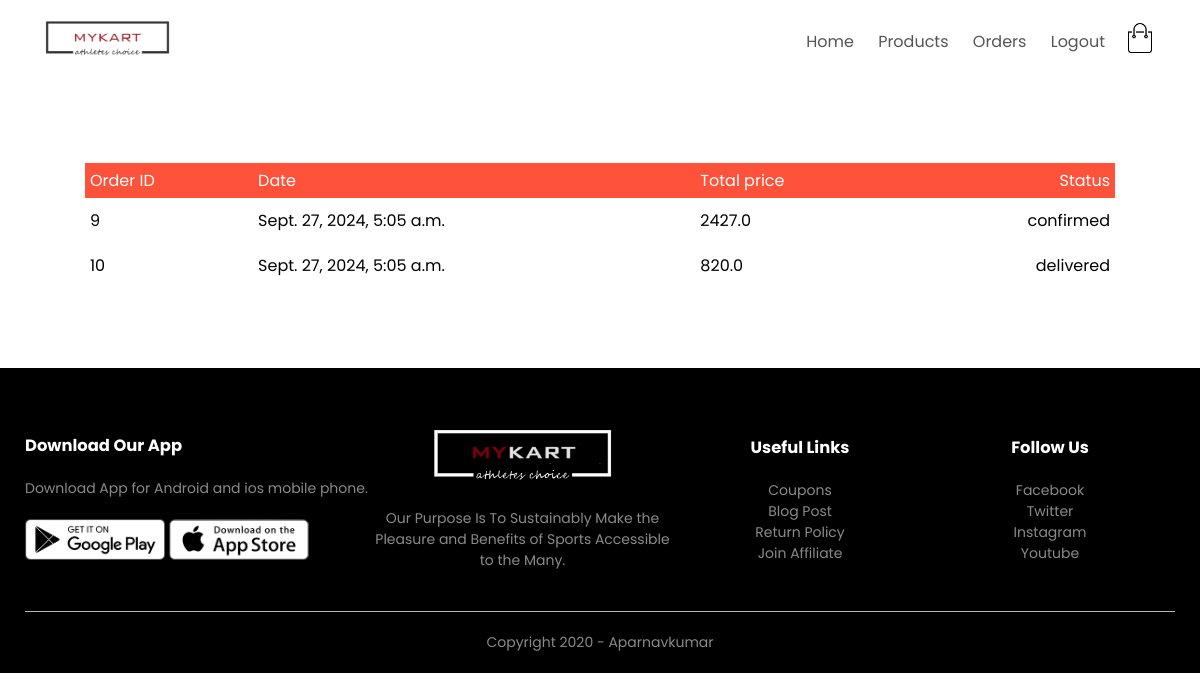
/orders (signed in), run on the app's committed database.
### orders/models.py (models this page shows, shortened)
class Order(models.Model):
    LIVE = 1
    DELETE = 0
    DELETE_CHOICES = ((LIVE, 'Live'), (DELETE, 'Delete'))
    CART_STAGE = 0
    ORDER_CONFIRMED = 1
    ORDER_PROCESSED = 2
    ORDER_DELIVERED = 3
    ORDER_REJECTED = 4
    STATUS_CHOICE = ((ORDER_CONFIRMED, "ORDER_CONFIRMED"),
                     (ORDER_DELIVERED, "ORDER_DELIVERED"),
                     (ORDER_REJECTED, "ORDER_REJECTED"),
                     )
    order_status = models.IntegerField(choices=STATUS_CHOICE, default=CART_STAGE)
    total_price = models.FloatField(default=0)
    owner = models.ForeignKey(Customer, on_delete=models.SET_NULL, null=True, related_name='orders')
    delete_status = models.IntegerField(choices=DELETE_CHOICES, default=LIVE)
    created_at = models.DateTimeField(auto_now_add=True)
    updated_at = models.DateTimeField(auto_now=True)

### orders/views.py (the view)
# urls.py: path('orders', views.show_orders, name='orders'),
@login_required(login_url='account')
def show_orders(request):
    user = request.user
    customer = user.customer_profile
    all_orders = Order.objects.filter(owner=customer).exclude(order_status=Order.CART_STAGE)
    context = {'orders': all_orders}
    return render(request, 'orders.html', context)

### orders/templatetags/getstatus.py (called while the page is built)
@register.simple_tag(name='getstatus')
def getstatus(status):
    status = status-1
    status_array = ['confirmed', 'processed', 'delivered', 'rejected']
    return status_array[status]

### templates/orders.html
{% extends 'base.html' %}
{% block content %}
{% if messages %}
     {% for message in messages %}
         <p class="{{ message.tags }}">{{ message }}</p>
     {% endfor %}
{% else %}
    {% include 'order_details.html' %}
{% endif %}
{% endblock content %}

### templates/order_details.html (shortened to what this page needs)
<!DOCTYPE html>
{% load getstatus %}
<html lang="en" xmlns="http://www.w3.org/1999/html">
<head>
</head>
<body>
    <div class="small-container cart-page">
        <table>
            <tr>
                <th>Order ID</th>
                <th>Date</th>
                <th>Total price</th>
                <th>Status</th>
            </tr>
            {% for order in orders %}
            <tr>
                <td>{{ order.id }}</td>
                <td>{{ order.created_at }}</td>
                <td>{{ order.total_price }}</td>
                <td>{% getstatus order.order_status %}</td>
            </tr>
            {% endfor %}
        </table>
    </div>
</body>
</html>

### static/css/style.css (style rules this page uses)
* { margin: 0; padding: 0; box-sizing: border-box; }
body { font-family: 'Poppins', sans-serif; }
.small-container { max-width: 1080px; margin: auto; padding-left: 25px; padding-right: 25px; }
.cart-page { margin: 80px auto; }
table { width: 100%; border-collapse: collapse; }
th { text-align: left; padding: 5px; color: #fff; background: #ff523b; font-weight: normal; }
td { padding: 10px 5px; }
td:last-child { text-align: right; }
th:last-child { text-align: right; }

### data on the page
Order: id "9", created_at "Sept. 27, 2024, 5:05 a.m.", total_price "2427.0", order_status "confirmed"
Order: id "10", created_at "Sept. 27, 2024, 5:05 a.m.", total_price "820.0", order_status "delivered"
